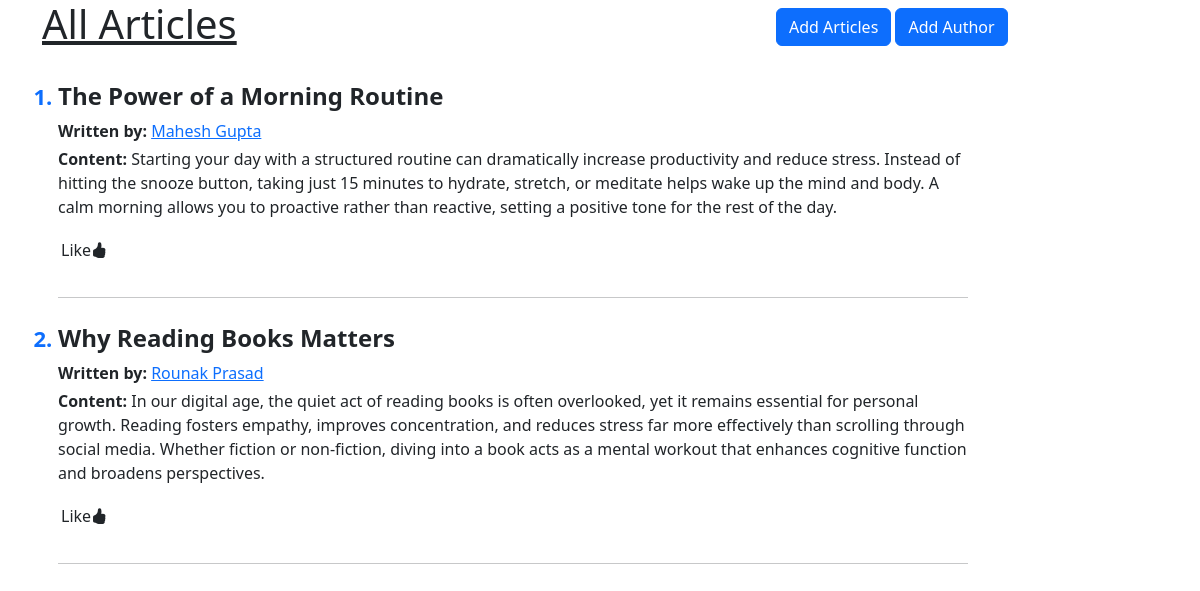
The page /articles on the database its author committed.
### main.py (models this page shows)
class Article(db.Model):
    __tablename__ = "articles"
    article_id = db.Column(db.Integer, autoincrement=True, primary_key=True)
    title = db.Column(db.String)
    content = db.Column(db.String)
    authors = db.relationship("Author", secondary="article_authors")

class Author(db.Model):
    __tablename__ = "authors"
    author_id = db.Column(db.Integer, autoincrement=True, primary_key=True)
    name = db.Column(db.String, unique=True)
    email = db.Column(db.String, unique=True)

### main.py (the view)
@login_required
@app.route('/articles')
def main():
    articles = Article.query.all() #or db.session.query(Article).all()
    return render_template("index.html", articles= articles)

### templates/index.html (shortened to what this page needs)
<!doctype html>
<html lang="en">
    <head>
        <link href="https://cdn.jsdelivr.net/npm/bootstrap@5.3.8/dist/css/bootstrap.min.css" rel="stylesheet">
        <link rel="stylesheet" href="https://cdn.jsdelivr.net/npm/bootstrap-icons@1.13.1/font/bootstrap-icons.min.css">
        <link rel="stylesheet" href="{{ url_for('static', filename='/css/style.css') }}">
    </head>
    <body>
        <div class="container">
            <div class="header">
                <div class="Jombotron" >
                    <h1 class="header-4" style="text-decoration: underline;"> All Articles   </h1><br>
                </div>
                <div class="col-md-4" style="margin-top: 8px; margin-right: 10px;">
                    <a href="/create" class="btn btn-primary">Add Articles</a>
                    <a href="/create_author" class="btn btn-primary">Add Author</a>
                </div>
            </div>
            <div class="row">
                <div class="col-md-10">
                <ol class="ps-3">
                    {% for i in articles %}
                        <li class="mb-4">
                            <h4 class="fw-bold">{{ i.title }}</h4>
                            <p class="mb-1">
                                <strong>Written by:</strong>
                                {% for author in i.authors %}
                                    <a href="/article_by/{{ author.name }}">{{ author.name }}</a>{% if not loop.last %}, {% endif %}
                                {% endfor %}
                            </p>
                            <p>
                                <strong>Content:</strong> {{ i.content }}
                            </p>
                            <p class="rating" data-article_id="{{i.article_id}}">Like<i class="bi bi-hand-thumbs-up-fill"></i></p>
                            <hr>
                        </li>
                    {% endfor %}
                </ol>
            </div>
        </div>
        </div>
    </body>
</html>

### static/css/style.css (style rules this page uses)
.rating { padding: 3px; display: inline-block; }

### templates/index.html (style rules this page uses)
ol li::marker { font-weight: bold; font-size: 22px; color: #0d6efd; }
.header { display: flex; justify-content: space-between; }

### rows shown on the page
Article: title "The Power of a Morning Routine", content "Starting your day with a structured routine can dramatically increase productivity and reduce stress. Instead of hitting the snooze button, taking just 15 minutes to hydrate, stretch, or meditate helps wake up the mind and body. A calm morning allows you to proactive rather than reactive, setting a positive tone for the rest of the day."
Author: name "Mahesh Gupta"
Article: title "Why Reading Books Matters", content "In our digital age, the quiet act of reading books is often overlooked, yet it remains essential for personal growth. Reading fosters empathy, improves concentration, and reduces stress far more effectively than scrolling through social media. Whether fiction or non-fiction, diving into a book acts as a mental workout that enhances cognitive function and broadens perspectives."
Author: name "Rounak Prasad"
